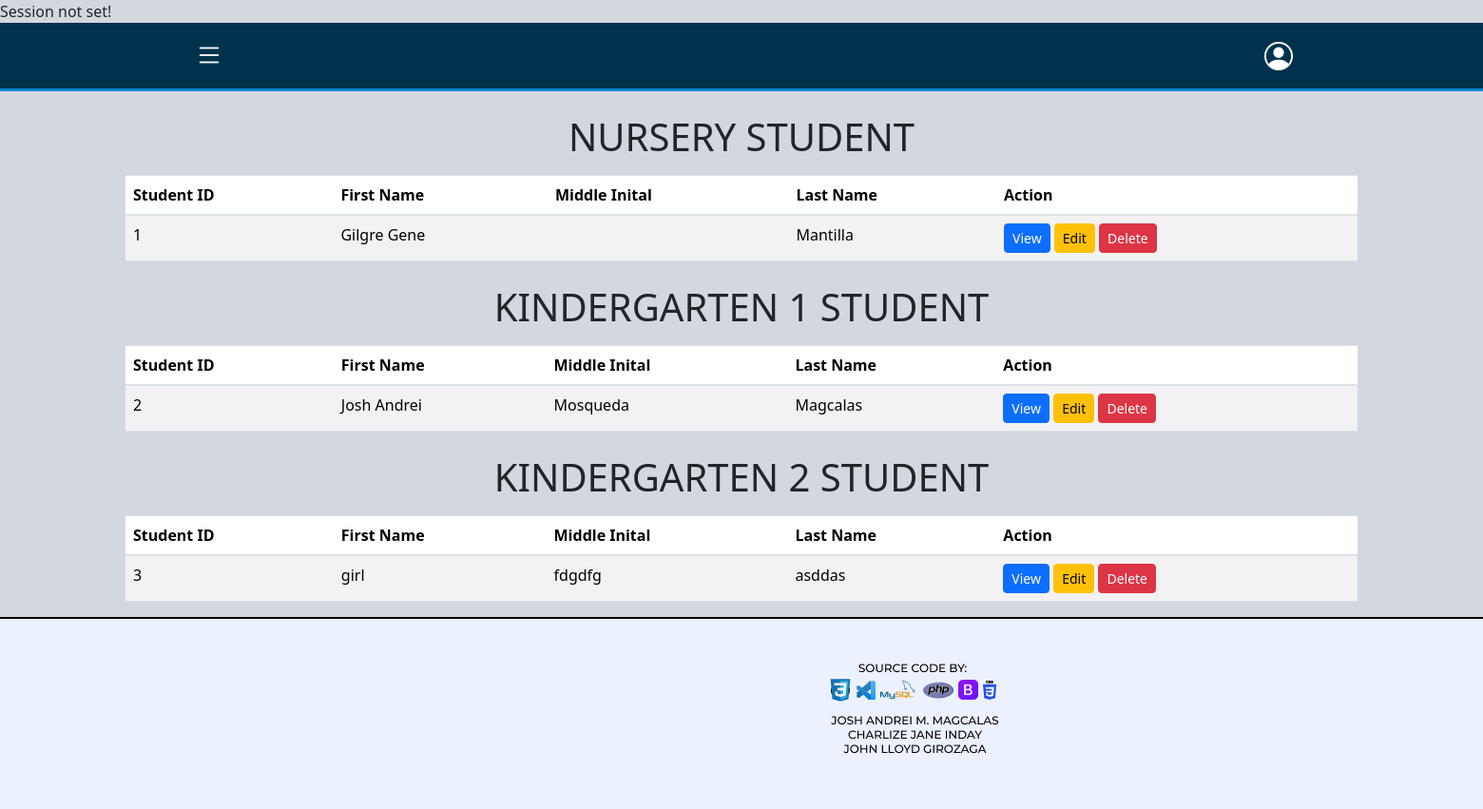
The page /website/student-listing.php on the database as committed earlier.
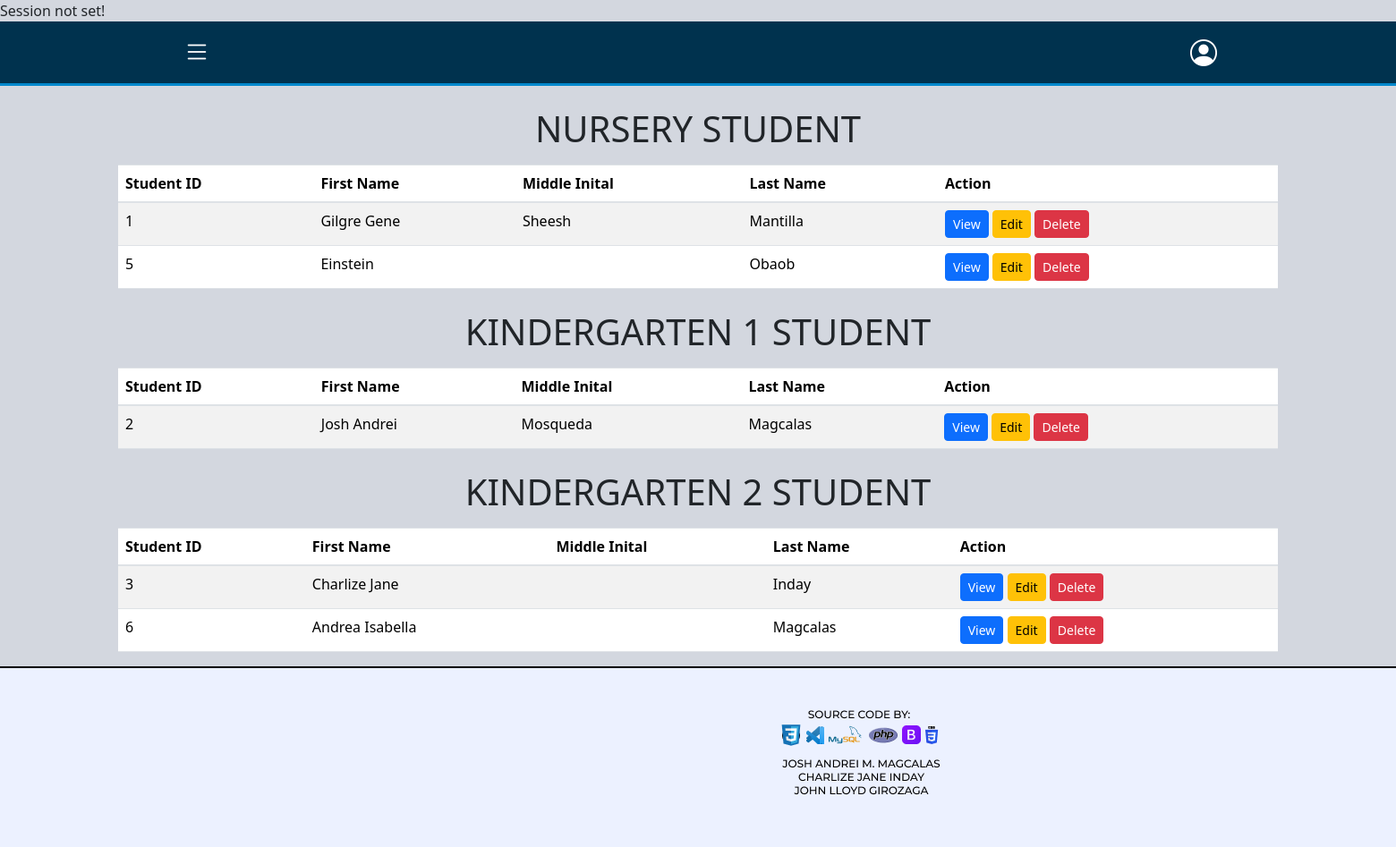
The same page on the database as committed later.
### tables this page shows
CREATE TABLE `tbl_student_info` (
  `student_id` int(11) NOT NULL,
  `enroll_category` enum('Nursery','Kindergarten_1','Kindergarten_2') DEFAULT NULL,
  `schoolyear` varchar(10) DEFAULT NULL,
  `last_name` varchar(50) NOT NULL,
  `first_name` varchar(100) NOT NULL,
  `middle_name` varchar(50) DEFAULT NULL,
  `street` text NOT NULL,
  `city` varchar(50) DEFAULT NULL,
  `zip_code` int(4) NOT NULL,
  `birthdate` date NOT NULL,
  `sex` enum('Male','Female') NOT NULL,
  `parent1` varchar(50) DEFAULT NULL,
  `parent1_contact` int(12) DEFAULT NULL,
  `parent2` varchar(50) DEFAULT NULL,
  `parent2_contact` int(12) DEFAULT NULL,
  `emergency_fullname` varchar(50) NOT NULL,
  `emergency_relationship` enum('mother','father','guardian','others') NOT NULL,
  `emergency_address` text NOT NULL,
  `emergency_contact_no` int(12) NOT NULL,
  `created_by` int(11) DEFAULT NULL,
  `date_created` timestamp NOT NULL DEFAULT current_timestamp(),
  `updated_by` int(11) DEFAULT NULL,
  `date_updated` timestamp NOT NULL DEFAULT current_timestamp(),
  `isactive` tinyint(1) NOT NULL
);

### website/student-listing.php (the view, shortened to what this page needs)
<?php
include "../database/dbconnect.php";
try {
    $nursery_students = [];
    $kindergarten1_students = [];
    $kindergarten2_students = [];
    $queries = [
        "SELECT
            student_id,
            first_name,
            middle_name,
            last_name
	    FROM
		    tbl_student_info
	    WHERE
		    enroll_category ='Nursery';",
        "SELECT
            student_id,
            first_name,
            middle_name,
            last_name
        FROM
            tbl_student_info
        WHERE
            enroll_category ='Kindergarten_1';",
        "SELECT
            student_id,
            first_name,
            middle_name,
            last_name
        FROM
            tbl_student_info
        WHERE
            enroll_category ='Kindergarten_2';"
    ];
    foreach ($queries as $index => $query) {
        if ($conn->multi_query($query)) {
            do {
                if ($result = $conn->store_result()) {
                    while ($row = $result->fetch_assoc()) {
                        if ($index == 0) {
                            $nursery_students[] = $row;
                        } elseif ($index == 1) {
                            $kindergarten1_students[] = $row;
                        } elseif ($index == 2) {
                            $kindergarten2_students[] = $row;
                        }
                    }
                }
            } while ($conn->next_result());
        } else {
            throw new Exception("Query Failed: " . $conn->error);
        }
    }
} catch (Exception $e) {
    echo "Error: " . $e->getMessage();
}
?>
<!DOCTYPE html>
<html lang="en">
<head>
    <link rel="stylesheet" href="/bootstrap/css/bootstrap.css">
    <link rel="stylesheet" href="/DataTables/datatables.min.css">
    <link href="https://cdn.jsdelivr.net/npm/bootstrap@4.6.2/dist/css/bootstrap.min.css" rel="stylesheet">
    <link href="https://cdn.jsdelivr.net/npm/bootstrap@5.3.2/dist/css/bootstrap.min.css" rel="stylesheet">
    <link href="https://cdn.jsdelivr.net/npm/bootstrap-icons/font/bootstrap-icons.css" rel="stylesheet">
    <link rel="stylesheet" href="https://cdnjs.cloudflare.com/ajax/libs/font-awesome/6.7.2/css/all.min.css">
    <link rel="stylesheet" href="../DataTables/datatables.css">
    <link rel="stylesheet" href="https://cdn.datatables.net/1.13.6/css/jquery.dataTables.min.css">
</head>
<body>
    <?php include"../Layouts/navbar.php"?>
    <div class="container mt-4">
        <h1 class="text-center">NURSERY STUDENT</h1>
            <table id="nursery-list" class="table table-striped mt-3">
                <thead>
                    <tr>
                        <th>Student ID</th>
                        <th>First Name</th>
                        <th>Middle Inital</th>
                        <th>Last Name</th>
                        <th>Action</th>
                    </tr>
                </thead>
                <tbody>
                <?php if (!empty($nursery_students)): ?>
                    <?php foreach ($nursery_students as $row): ?>
                        <tr>
                        <td><?= htmlspecialchars($row['student_id']) ?></td>
                        <td><?= htmlspecialchars($row['first_name']) ?></td>
                        <td><?= htmlspecialchars($row['middle_name']) ?></td>
                        <td><?= htmlspecialchars($row['last_name']) ?></td>
                            <td>
                            <button type="button" class="btn btn-primary btn-sm view-student-btn" data-id="<?= htmlspecialchars($row['student_id']) ?>" data-toggle="modal" data-target="#student-view">
                                View
                            </button>
                            <a class="btn btn-warning btn-sm edit-btn" href="update-enrollment-form.php?student_id=<?= htmlspecialchars($row['student_id']); ?>">
                                    Edit
                                </a>
                                <form action="../database/db_delete_student.php" method="POST" onsubmit="return confirm('Are you sure you want to delete this student?');" class="d-inline">
                                    <button type="submit" class="btn btn-danger btn-sm" >Delete</button>
                                </form>
                            </td>
                        </tr>
                        <?php endforeach; ?>
                    <?php else: ?>
                        <tr>
                            <td colspan="7" class="text-center">No students available</td>
                        </tr>
                    <?php endif; ?>
                </tbody>
            </table>
    </div>
    <div class="container mt-4">
        <h1 class="text-center">KINDERGARTEN 1 STUDENT</h1>
            <table id="kindergarten1-list" class="table table-striped mt-3">
                <thead>
                    <tr>
                        <th>Student ID</th>
                        <th>First Name</th>
                        <th>Middle Inital</th>
                        <th>Last Name</th>
                        <th>Action</th>
                    </tr>
                </thead>
                <tbody>
                    <?php if (!empty($kindergarten1_students)): ?>
                        <?php foreach ($kindergarten1_students as $row): ?>
                        <tr>
                        <td><?= htmlspecialchars($row['student_id']) ?></td>
                        <td><?= htmlspecialchars($row['first_name']) ?></td>
                        <td><?= htmlspecialchars($row['middle_name']) ?></td>
                        <td><?= htmlspecialchars($row['last_name']) ?></td>
                            <td>
                            <button type="button" class="btn btn-primary btn-sm view-student-btn" data-id="<?= htmlspecialchars($row['student_id']) ?>" data-toggle="modal" data-target="#student-view">
                                View
                            </button>
                                <a class="btn btn-warning btn-sm edit-btn" href="update-enrollment-form.php?student_id=<?= htmlspecialchars($row['student_id']); ?>">
                                    Edit
                                </a>
                                <form action="../database/db_delete_student.php" method="POST" onsubmit="return confirm('Are you sure you want to delete this student?');" class="d-inline">
                                    <button type="submit" class="btn btn-danger btn-sm" >Delete</button>
                                </form>
                            </td>
                        </tr>
                            <?php endforeach; ?>
                        <?php else: ?>
                        <tr>
                            <td colspan="7" class="text-center">No students available</td>
                        </tr>
                    <?php endif; ?>
                </tbody>
            </table>
    </div>
        <div class="container mt-4">
        <h1 class="text-center">KINDERGARTEN 2 STUDENT</h1>
            <table id="kindergarten2-list" class="table table-striped mt-3">
                <thead>
                    <tr>
                        <th>Student ID</th>
                        <th>First Name</th>
                        <th>Middle Inital</th>
                        <th>Last Name</th>
                        <th>Action</th>
                    </tr>
                </thead>
                <tbody>
                <?php if (!empty($kindergarten2_students)): ?>
                    <?php foreach ($kindergarten2_students as $row): ?>
                        <tr>
                            <td><?= htmlspecialchars($row['student_id']) ?></td>
                            <td><?= htmlspecialchars($row['first_name']) ?></td>
                            <td><?= htmlspecialchars($row['middle_name']) ?></td>
                            <td><?= htmlspecialchars($row['last_name']) ?></td>
                            <td>
                            <button type="button" class="btn btn-primary btn-sm view-student-btn" data-id="<?= htmlspecialchars($row['student_id']) ?>" data-toggle="modal" data-target="#student-view">
                                View
                            </button>
                                <a class="btn btn-warning btn-sm edit-btn" href="update-enrollment-form.php?student_id=<?= htmlspecialchars($row['student_id']); ?>">
                                    Edit
                                </a>
                                <form action="../database/db_delete_student.php" method="POST" onsubmit="return confirm('Are you sure you want to delete this student?');" class="d-inline">
                                    <button type="submit" class="btn btn-danger btn-sm" >Delete</button>
                                </form>
                            </td>
                        </tr>
                        <?php endforeach; ?>
                        <?php else: ?>
                        <tr>
                            <td colspan="7" class="text-center">No students available</td>
                        </tr>
                    <?php endif; ?>
                </tbody>
            </table>
    </div>
    <div class="footer">
        <img src="../images/FOOTER.png" alt="Footer" class="footer-img">
    </div>
</body>
</html>

### helpers/session.php (shortened to what this page needs)
<?php
if (!isset($_SESSION["username"]) || !isset($_SESSION["employee_id"])) {
    echo "Session not set!";
} else {
    echo "Welcome, " . $_SESSION["username"] . " (ID: " . $_SESSION["employee_id"] . ")";
}
?>

### Layouts/navbar.php (shortened to what this page needs)
<?php
    include "../helpers/session.php";
?>
    <nav class="navbar navbar-custom d-flex align-items-center">
        <button class="navbar-toggler" type="button" data-bs-toggle="offcanvas" data-bs-target="#sidebar">
            <i class="bi bi-list menu-icon"></i>
        </button>
        <div class="ms-auto dropdown">
            <a class="profile-icon" href="#" id="profileDropdown" data-bs-toggle="dropdown">
                <i class="bi bi-person-circle"></i>
            </a>
        </div>
    </nav>
    <div class="navbar-border"></div>

### DataTables/datatables.css (style rules this page uses)
:root { --dt-row-selected: 13, 110, 253; --dt-row-selected-text: 255, 255, 255; --dt-row-selected-link: 9, 10, 11; --dt-row-stripe: 0, 0, 0; --dt-row-hover: 0, 0, 0; --dt-column-ordering: 0, 0, 0; --dt-html-background: white; }
:root { --dt-row-hover-alpha: 0.035; --dt-row-stripe-alpha: 0.023; --dt-column-ordering-alpha: 0.019; --dt-row-selected-stripe-alpha: 0.923; --dt-row-selected-column-ordering-alpha: 0.919; }

### Layouts/navbar.php (style rules this page uses)
body { background-color: #d3d7df; margin: 0; padding: 0; }
.navbar-custom { background-color: #00324e; padding: 12px 20px; }
.navbar-border { height: 3px; background-color: #0088cc; }
.menu-icon, .profile-icon { font-size: 30px; color: white; cursor: pointer; margin: 180px; }
.navbar-toggler { border: none; padding: 5px; }

Rows that differ between the two databases and show on the page:
changed tbl_student_info "Gilgre Gene": middle_name (not shown) → "Sheesh"
added tbl_student_info: student_id "5", first_name "Einstein", last_name "Obaob", shown under "NURSERY STUDENT"
changed tbl_student_info id 3: first_name "girl" → "Charlize Jane"; last_name "asddas" → "Inday"; middle_name "fdgdfg" → (not shown)
added tbl_student_info: student_id "6", first_name "Andrea Isabella", last_name "Magcalas", shown under "KINDERGARTEN 2 STUDENT"
